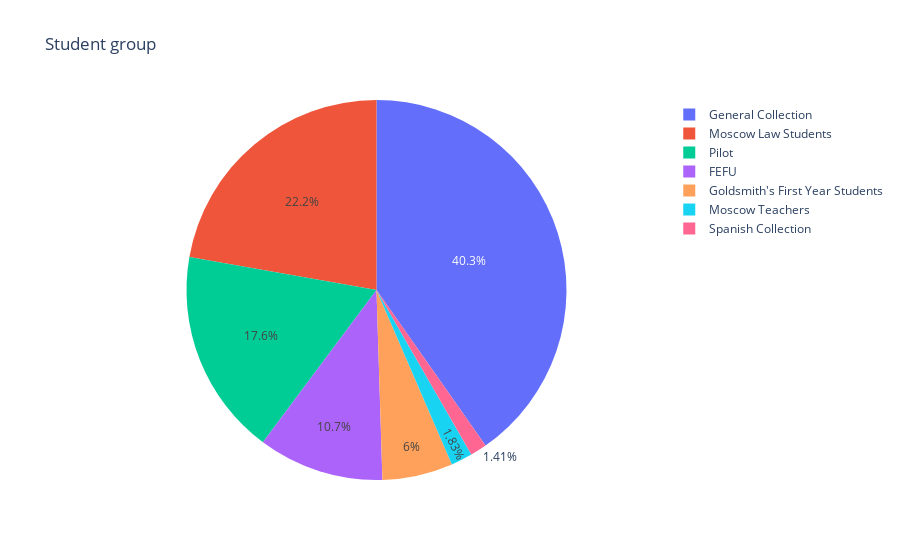

Notebook code cell kept with this figure:
### Code cell
px.pie(ndf, values='count', names='Collection', title='Student group')

### Figure 1 — Plotly figure (JSON) as saved in the notebook; plotly's stock layout.template omitted (floating-point values rounded to 4 significant figures)
{"data": [{"domain": {"x": [0, 1], "y": [0, 1]}, "hovertemplate": "Collection=%{label}<br>count=%{value}<extra></extra>", "labels": ["FEFU", "General Collection", "Goldsmith's First Year Students", "Moscow Law Students", "Moscow Teachers", "Pilot", "Spanish Collection"], "legendgroup": "", "name": "", "showlegend": true, "type": "pie", "values": [205, 772, 115, 426, 35, 337, 27]}], "layout": {"autosize": true, "legend": {"tracegroupgap": 0}, "title": {"text": "Student group"}}}
